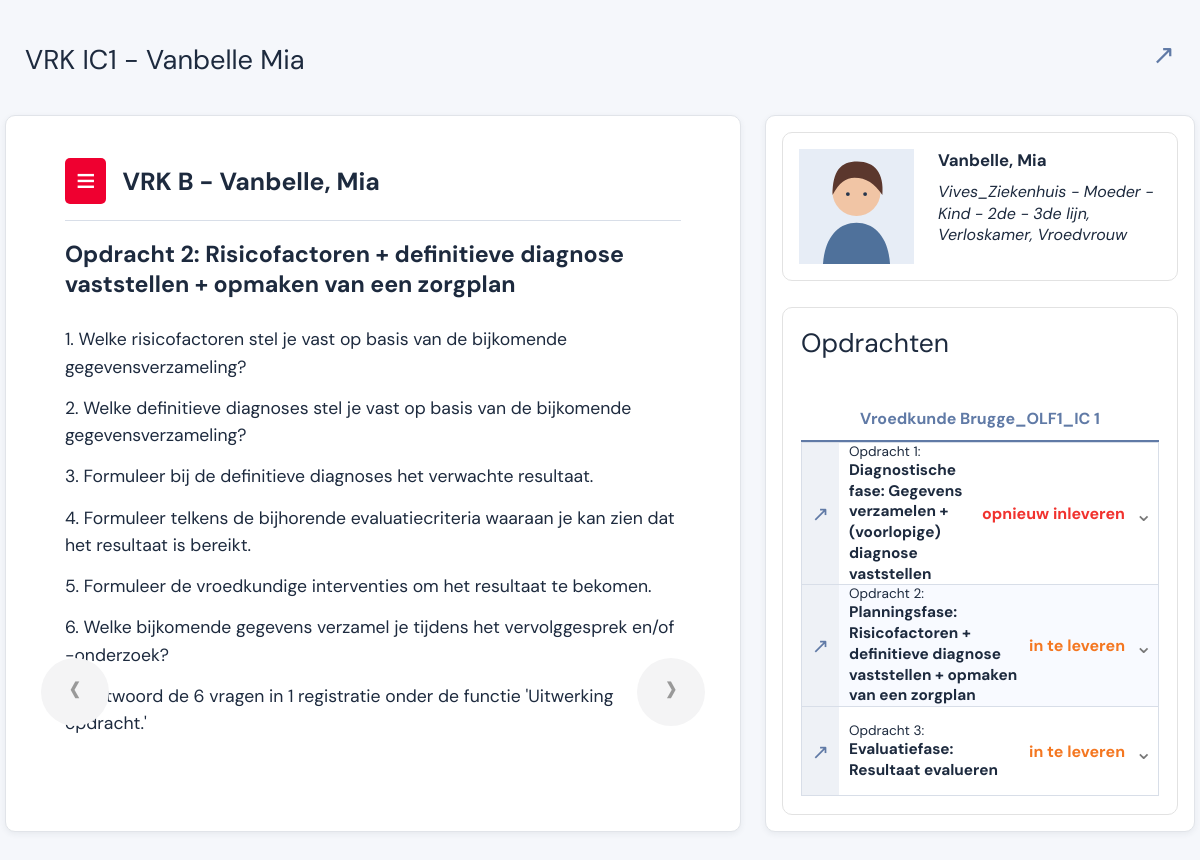
Page /casus/1/?assignment=2 on the committed database.
### dossier/models.py (models this page shows, shortened)
class Case(models.Model):
    title = models.CharField(max_length=180)
    patient = models.ForeignKey(Patient, on_delete=models.PROTECT, related_name="cases")
    course = models.CharField(max_length=180)
    published = models.BooleanField(default=True)

class Patient(models.Model):
    name = models.CharField(max_length=120)
    reference = models.CharField(max_length=40, unique=True)
    image = models.CharField(max_length=240, blank=True)
    context = models.CharField(max_length=280, blank=True)

class Assignment(models.Model):
    class Status(models.TextChoices):
        RESUBMIT = "resubmit", "opnieuw inleveren"
        TODO = "todo", "in te leveren"
        DONE = "done", "ingediend"
    case = models.ForeignKey(Case, on_delete=models.CASCADE, related_name="assignments")
    title = models.CharField(max_length=240)
    phase = models.CharField(max_length=120)
    content = models.TextField(blank=True)
    status = models.CharField(max_length=20, choices=Status.choices, default=Status.TODO)
    position = models.PositiveIntegerField(default=0)
    class Meta:
        ordering = ["position", "id"]

### dossier/views.py (the view)
# urls.py: path("casus/<int:case_id>/", views.case_detail, name="case_detail"),
def case_detail(request, case_id):
    case = get_object_or_404(
        Case.objects.filter(published=True).prefetch_related("modules", "assignments"), id=case_id
    )
    assignments = list(case.assignments.all())
    selected_id = request.GET.get("assignment")
    selected = next((item for item in assignments if str(item.id) == selected_id), None)
    return render(request, "dossier/case_detail.html", {
        "case": case,
        "assignments": assignments,
        "selected": selected,
        "last_assignment": assignments[-1] if assignments else None,
    })

### templates/dossier/case_detail.html (shortened to what this page needs)
{% extends 'base.html' %}
{% block content %}
<main class="case-viewer">
	<header class="viewer-header"><h1>{{ case.title }}</h1><a href="{% url 'dossier:home' %}" aria-label="Terug naar casussen">↗</a></header>
	<div class="viewer-grid">
		<section class="reading-pane">
			<div class="case-banner"><span class="menu-square">≡</span><strong>VRK B - {{ case.patient.name }}</strong></div>
			{% if selected %}
				<h2>{{ selected.phase }}: {{ selected.title|cut:'Diagnostische fase: '|cut:'Planningsfase: '|cut:'Evaluatiefase: ' }}</h2>
				<div class="assignment-content">{{ selected.content|linebreaks }}</div>
			{% endif %}
			<div class="pager"><a href="{% url 'dossier:case_detail' case.id %}?assignment={{ assignments.0.id }}">‹</a>{% if last_assignment %}<a href="{% url 'dossier:case_detail' case.id %}?assignment={{ last_assignment.id }}">›</a>{% endif %}</div>
		</section>
		<aside class="case-panel">
			<section class="patient-card"><img src="{{ case.patient.image }}" alt="Fictieve patiënt {{ case.patient.name }}"><div><strong>{{ case.patient.name }}</strong><p>{{ case.patient.context }}</p></div></section>
			<section class="assignment-panel"><h2>Opdrachten</h2><p class="course-label">{{ case.course }}</p>{% for assignment in assignments %}<a class="assignment-row {% if selected.id == assignment.id %}active-row{% endif %}" href="{% url 'dossier:case_detail' case.id %}?assignment={{ assignment.id }}"><span class="assignment-icon">↗</span><span><small>{{ assignment.phase }}:</small><strong>{{ assignment.title }}</strong></span><b class="status-{{ assignment.status }}">{{ assignment.get_status_display }}</b><span class="arrow">⌄</span></a>{% endfor %}</section>
		</aside>
	</div>
</main>
{% endblock %}

### static/epd.css (style rules this page uses)
:root { --blue:#607aa6;--blue-dark:#526d9c;--ink:#1d2a3e;--muted:#66748b;--line:#d8dee8;--red:#f1322e;--orange:#f47721 }
* { box-sizing:border-box }
body { margin:0;color:var(--ink);font-family:'DM Sans',Arial,sans-serif;background:#f5f7fb }
.open-icon,.assignment-icon { color:var(--blue);background:#eef1f6;display:grid;place-items:center;align-self:stretch;min-height:58px }
.assignment-preview small,.assignment-row small { font-size:.86rem }
.status-resubmit { color:var(--red) }
.status-todo { color:var(--orange) }
.case-viewer { margin:0 auto;padding:10px 5px 30px;max-width:1600px }
.viewer-header { height:105px;padding:27px 20px;display:flex;justify-content:space-between;align-items:start }
.viewer-header h1 { font-size:1.7rem;font-weight:400;margin:5px 0 }
.viewer-header a { color:var(--blue);font-size:1.7rem;text-decoration:none }
.viewer-grid { display:grid;grid-template-columns:minmax(0,1fr) 430px;gap:24px }
.reading-pane,.case-panel { background:#fff;border:1px solid #e1e4e9;border-radius:10px;box-shadow:0 2px 6px #24344b12 }
.reading-pane { min-height:650px;padding:42px 8%;position:relative }
.case-banner { border-bottom:1px solid var(--line);display:flex;align-items:center;gap:16px;padding-bottom:16px;font-size:1.55rem }
.menu-square { background:#ef0030;color:#fff;border-radius:5px;font-size:2.1rem;line-height:.9;padding:8px 11px }
.reading-pane h2 { font-size:1.45rem;margin:18px 0 27px }
.assignment-content { font-size:1.1rem;line-height:1.55;max-width:1000px }
.assignment-content p { margin:0 0 14px }
.pager { position:absolute;bottom:105px;left:35px;right:35px;display:flex;justify-content:space-between }
.pager a { width:68px;height:68px;border-radius:50%;background:#f4f4f5;color:#999;text-decoration:none;font-size:3rem;line-height:60px;text-align:center }
.case-panel { padding:16px }
.patient-card { border:1px solid #e2e2e2;border-radius:10px;padding:16px;display:flex;gap:24px;align-items:start }
.patient-card img { width:120px;height:115px;object-fit:cover }
.patient-card strong { font-size:1.05rem }
.patient-card p { font-style:italic;margin:10px 0 0;line-height:1.35 }
.assignment-panel { border:1px solid #e2e2e2;border-radius:10px;margin-top:26px;padding:18px }
.assignment-panel h2 { font-size:1.65rem;font-weight:400;margin:0 0 48px }
.course-label { color:var(--blue);font-weight:700;text-align:center;border-bottom:2px solid var(--blue);padding-bottom:11px;margin:0 }
.assignment-panel .assignment-row { display:grid;grid-template-columns:37px 1fr auto 15px;gap:10px;align-items:center;text-decoration:none;color:var(--ink);border:1px solid var(--line);border-top:0;padding:0 8px 0 0;min-height:88px }
.assignment-panel .assignment-row:first-of-type { border-top:1px solid var(--line) }
.assignment-panel .assignment-row:hover,.assignment-panel .active-row { background:#f8faff }
.assignment-panel .assignment-icon { min-height:88px }
.assignment-panel .assignment-row span:nth-child(2) { display:flex;flex-direction:column }
.assignment-panel .assignment-row strong { font-size:.96rem;line-height:1.35 }
.assignment-panel .assignment-row small { font-size:.85rem }
.assignment-panel .arrow { font-size:1.3rem;color:#777 }
.assignment-row { display:grid;grid-template-columns:55px 1fr auto 20px;gap:15px;align-items:center;padding:16px 18px;border-bottom:1px solid var(--line);background:#fff }
.assignment-row:first-of-type { border-top:1px solid var(--line) }
.assignment-icon { min-height:75px;font-size:1.3rem }
.arrow { color:var(--muted);font-size:1.4rem }

### rows in the picture
Case: title "VRK IC1 - Vanbelle Mia", patient.name "Vanbelle, Mia", patient.image (picture), patient.context "Vives_Ziekenhuis - Moeder - Kind - 2de - 3de lijn, Verloskamer, Vroedvrouw", course "Vroedkunde Brugge_OLF1_IC 1"
Assignment: phase "Opdracht 2", title "Risicofactoren + definitieve diagnose vaststellen + opmaken van een zorgplan", content "1. Welke risicofactoren stel je vast op basis van de bijkomende gegevensverzameling? 2. Welke definitieve diagnoses stel je vast op basis van de bijkomende gegevensverzameling? 3. Formuleer bij de definitieve diagnoses het verwachte resultaat. 4. Formuleer telkens de bijhorende evaluatiecriteria waaraan je kan zien dat het resultaat is bereikt. 5. Formuleer de vroedkundige interventies om het resultaat te bekomen. 6. Welke bijkomende gegevens verzamel je tijdens het vervolggesprek en/of -onderzoek? Beantwoord de 6 vragen in 1 registratie onder de functie 'Uitwerking opdracht.'", title "Planningsfase: Risicofactoren + definitieve diagnose vaststellen + opmaken van een zorgplan", status "in te leveren"
Assignment: phase "Opdracht 1", title "Diagnostische fase: Gegevens verzamelen + (voorlopige) diagnose vaststellen", status "opnieuw inleveren"
Assignment: phase "Opdracht 3", title "Evaluatiefase: Resultaat evalueren", status "in te leveren"
